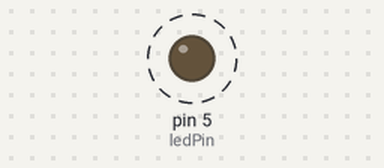
Recording of a sketch running on a simulated Arduino Uno, built with avr-gcc and run on an emulated ATmega328P. Shown: output pins drawn as LEDs (lit = HIGH). Dashed ring = blinking.

Above: at 0.5 s.
Timing chart, 0 to 4.6 s (numbered marks = the images above):
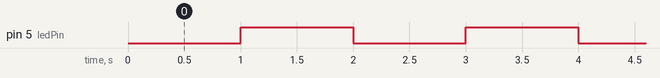

Measured:
- by itself, pin 5 (ledPin): alternates HIGH for 1.0 s and LOW for 1.0 s

The sketch:

1._Langkah_2.ino.ino
```cpp
// Job 1 A(Langkah 2)
// Adriano, Raefal, Yulio

const int ledPin = 5; // Pin untuk LED
unsigned long previousMillis = 0;
const long interval = 1000;  // interval waktu (1 detik)

void setup() {
  pinMode(ledPin, OUTPUT);  // mengatur pin LED sebagai OUTPUT
}

void loop() {
  unsigned long currentMillis = millis();

  if (currentMillis - previousMillis >= interval) {
    // simpan waktu saat ini
    previousMillis = currentMillis;

    // baca status LED, jika LED menyala maka matikan, dan sebaliknya
    if (digitalRead(ledPin) == LOW) {
      digitalWrite(ledPin, HIGH);
    } else {
      digitalWrite(ledPin, LOW);
    }
  }
}
```
